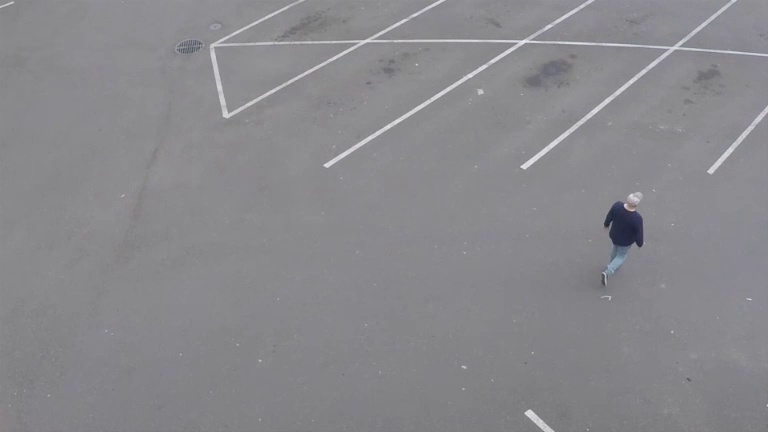
#> input picture frame_medicion.jpg, 768 x 432 px; its folder holds only this picture in this run
$ python -i odometry.py   (imports and definitions only)
#> lines starting #> are read from the running program, lines starting #| are printed output that depends on the picture
#> further down, picture is the input picture: shape (432, 768, 3); mean B, G, R 140.2, 136.6, 137.1
"""
odometry.py — Parte (d): Odometría visual para tracking con cámara en movimiento
=================================================================================
Cuando la cámara se mueve, el tracker del item (b) falla porque el fondo
se desplaza y el tracker confunde el movimiento de la cámara con el
movimiento de los objetos. La solución es **estabilizar el video** usando
odometría visual antes de aplicar el tracking.

Estrategia:
  1. Detectar puntos característicos (features) con el método good-features-
     to-track de Shi-Tomasi en el frame anterior.
  2. Calcular el flujo óptico (Lucas-Kanade sparse) entre el frame anterior
     y el actual para seguir esos puntos.
  3. Estimar una homografía o matriz afín con RANSAC que describa el
     movimiento global de la cámara (la transformación que alinea ambos
     frames).
  4. Aplicar la transformación inversa al frame actual para compensar el
     movimiento de la cámara — estabilizando el video — y luego alimentar
     el frame estabilizado al tracker de objetos.

Este enfoque es una forma simplificada de odometría visual 2D:
  - Las features del fondo остаются estacionarias en la escena real.
  - El flujo óptico nos dice cuánto se movieron en la imagen.
  - La homografía modela ese movimiento global → compensamos → el fondo
    queda "quieto" y el tracker solo necesita detectar el movimiento real
    de los objetos.

Notas:
  - Se usa una máscara para excluir las regiones donde hay objetos en
    movimiento (donde el flujo óptico no corresponde al fondo).
  - El acumulador de estabilización suaviza pequeños jitter.
"""

import cv2
import numpy as np


class VisualOdometryStabilizer:
    """
    Estabilizador de video basado en odometría visual 2D.

    Usa Shi-Tomasi + Lucas-Kanade + homografía RANSAC para compensar
    el movimiento de la cámara y estabilizar el video antes del tracking.

    Attributes
    ----------
    prev_gray : np.ndarray | None
        Frame anterior en escala de grises.
    prev keypoints : np.ndarray | None
        Puntos característicos detectados en el frame anterior.
    transform_accum : np.ndarray
        Transformación acumulada (matriz 3x3) para estabilizar.
    feature_params : dict
        Parámetros para goodFeaturesToTrack.
    lk_params : dict
        Parámetros para calcOpticalFlowPyrLK.
    mask_box : tuple | None
        Bounding box (x1,y1,x2,y2) del área donde hay objetos en
        movimiento, para excluir esa zona del cálculo de la homografía.
    """

    def __init__(self, max_corners=200, quality_level=0.01,
                 min_distance=30, block_size=3,
                 canvas_scale=1.15, recenter_threshold=0.25,
                 rotation_threshold_deg=15):
        """
        Parameters
        ----------
        max_corners : int
            Número máximo de features a detectar.
        quality_level : float
            Umbral de calidad mínimo para aceptar una feature.
        min_distance : int
            Distancia mínima entre features detectadas.
        block_size : int
            Tamaño de bloque para el detector Shi-Tomasi.
        canvas_scale : float
            Factor de escala del canvas de salida (>1 = más grande).
        recenter_threshold : float
            Fracción del tamaño del frame para recentrar (0.25 = 25%).
        rotation_threshold_deg : float
            Ángulo máximo acumulado en grados antes de recentrar.
        """
        self.prev_gray = None
        self.prev_keypoints = None
        self.transform_accum = np.eye(3, dtype=np.float32)
        self.canvas_scale = canvas_scale
        self.recenter_threshold = recenter_threshold
        self.rotation_threshold_deg = rotation_threshold_deg
        self.total_rotation_deg = 0.0
        self.frame_count = 0
        self.recentered = False

        # Parameters para Shi-Tomasi
        self.feature_params = dict(
            maxCorners=max_corners,
            qualityLevel=quality_level,
            minDistance=min_distance,
            blockSize=block_size,
        )

        # Parameters para Lucas-Kanade
        self.lk_params = dict(
            winSize=(15, 15),
            maxLevel=3,
            criteria=(cv2.TERM_CRITERIA_EPS |
                      cv2.TERM_CRITERIA_COUNT, 30, 0.01),
        )

        # Máscara para excluir objetos en movimiento
        self.mask = None
        self.detection_mask = None

    # [41 lines left out: functions set_detection_mask, reset, _build_mask, not called in this run]

    def _canvas_size(self, w, h):
        """Devuelve el tamaño del canvas escalado."""
        return int(w * self.canvas_scale), int(h * self.canvas_scale)

    # [41 lines left out: functions _recenter, _needs_recenter, not called in this run]

    def stabilize(self, frame, prev_bboxes=None):
        """
        Procesa el frame actual y devuelve una versión estabilizada
        sobre un canvas ampliado, con recentrado periódico.
        """
        h, w = frame.shape[:2]
#> h = 432; w = 768
        cw, ch = self._canvas_size(w, h)
#> cw = 883; ch = 496
        gray = cv2.cvtColor(frame, cv2.COLOR_BGR2GRAY)

        # --- Crear máscara de objetos ---
        if prev_bboxes:
            self.mask = self._build_mask(gray.shape, prev_bboxes)
        else:
            self.mask = None

        # --- Inicializar offset de centrado en el primer frame ---
        if not hasattr(self, '_center_offset'):
            offset_x = (cw - w) // 2
#> offset_x = 57
            offset_y = (ch - h) // 2
#> offset_y = 32
            self._center_offset = np.array([
                [1, 0, offset_x],
                [0, 1, offset_y],
                [0, 0, 1],
            ], dtype=np.float32)
#> self._center_offset = [[1, 0, 57], [0, 1, 32], [0, 0, 1]]

        # --- Primer frame ---
        if self.prev_gray is None:
            self.prev_gray = gray.copy()
            self.prev_keypoints = cv2.goodFeaturesToTrack(
                self.prev_gray, mask=self.mask, **self.feature_params
            )
#> self.prev_keypoints = 99 rows, first 8: [521, 166], [625, 204], [525, 413], [324, 165], [634, 242], [708, 171], [228, 112], [517, 43]
            centered = cv2.warpPerspective(frame, self._center_offset, (cw, ch))
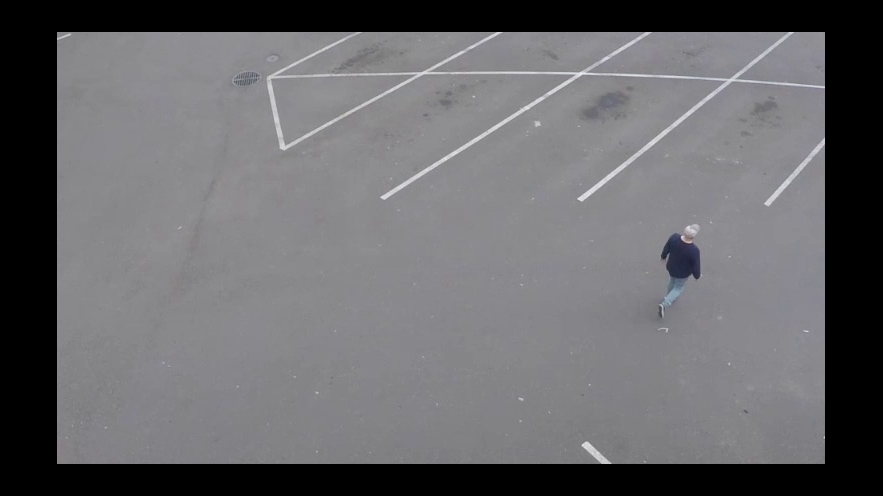
#> centered: shape (496, 883, 3); mean B, G, R 106.2, 103.5, 103.8
            return centered, None

        # --- Detectar features ---
        if self.prev_keypoints is None or len(self.prev_keypoints) < 10:
            self.prev_keypoints = cv2.goodFeaturesToTrack(
                self.prev_gray, mask=self.mask, **self.feature_params
            )
            if self.prev_keypoints is None:
                self.prev_gray = gray.copy()
                centered = cv2.warpPerspective(frame, self._center_offset, (cw, ch))
                return centered, None

        # --- Flujo óptico ---
        kp_next, status, err = cv2.calcOpticalFlowPyrLK(
            self.prev_gray, gray, self.prev_keypoints, None,
            **self.lk_params
        )

        good_old = self.prev_keypoints[status == 1]
        good_new = kp_next[status == 1]

        if len(good_new) < 4:
            self.prev_gray = gray.copy()
            self.prev_keypoints = cv2.goodFeaturesToTrack(
                self.prev_gray, mask=self.mask, **self.feature_params
            )
            centered = cv2.warpPerspective(frame, self._center_offset, (cw, ch))
            return centered, None

        # --- Homografía ---
        H, mask_ransac = cv2.findHomography(
            good_new, good_old, cv2.RANSAC, 5.0
        )

        if H is None:
            self.prev_gray = gray.copy()
            self.prev_keypoints = cv2.goodFeaturesToTrack(
                self.prev_gray, mask=self.mask, **self.feature_params
            )
            centered = cv2.warpPerspective(frame, self._center_offset, (cw, ch))
            return centered, None

        # --- Acumular transformación y rotación ---
        self.transform_accum = self.transform_accum @ H

        # Estimar rotación acumulada desde la homografía
        # H ≈ [R|t]; atan2(H[1,0], H[0,0]) da la rotación en radianes
        angle_rad = np.arctan2(H[1, 0], H[0, 0])
        self.total_rotation_deg += np.degrees(angle_rad)
        self.frame_count += 1

        # --- Verificar si necesita recentrado ---
        if self._needs_recenter(w, h):
            self._recenter(w, h)
            # Volver a iniciar tracking de features
            self.prev_gray = gray.copy()
            self.prev_keypoints = cv2.goodFeaturesToTrack(
                self.prev_gray, mask=self.mask, **self.feature_params
            )

        # --- Aplicar transformación completa al canvas ampliado ---
        full_transform = self._center_offset @ self.transform_accum
        stabilized = cv2.warpPerspective(frame, full_transform, (cw, ch))

        # --- Actualizar estado ---
        self.prev_gray = gray.copy()
        self.prev_keypoints = cv2.goodFeaturesToTrack(
            self.prev_gray, mask=self.mask, **self.feature_params
        )

        return stabilized, H

>>> import cv2
>>> picture = cv2.imread('frame_medicion.jpg')
>>> result = VisualOdometryStabilizer().stabilize(picture)
